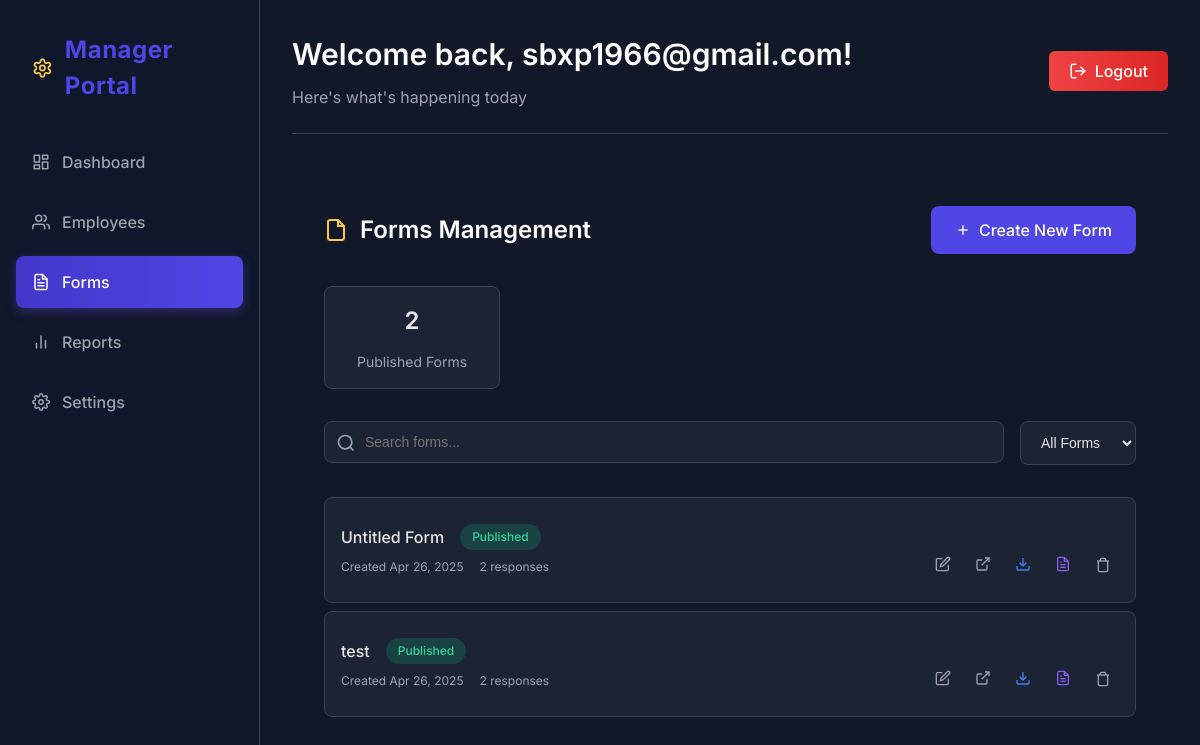
Before: /manager/forms/ (signed in) with the older database file.
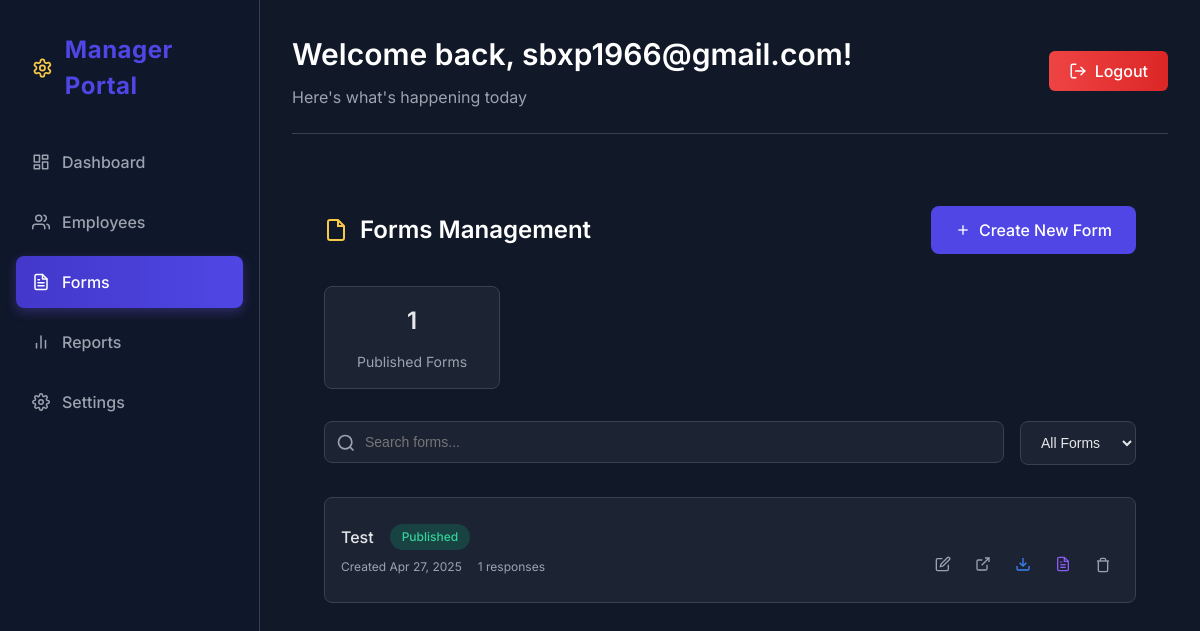
After: the same page with the newer database file.
### form_builder/models.py (models this page shows, shortened)
class Form(models.Model):
    title = models.CharField(max_length=200)
    description = models.TextField(blank=True)
    slug = models.SlugField(unique=True, blank=True)
    fields = models.TextField(default='[]')
    is_published = models.BooleanField(default=False)
    created_at = models.DateTimeField(auto_now_add=True)
    updated_at = models.DateTimeField(auto_now=True)
    class Meta:
        ordering = ['-created_at']

### managerdashboard/views.py (the view)
# urls.py: path('forms/', views.forms_list, name='forms_list'),
@login_required
@manager_required
def forms_list(request):
    if request.user.is_superuser:
        forms = Form.objects.all()
    else:
        forms = Form.objects.filter(creator=request.user)
    published_count = forms.filter(is_published=True).count()
    context = {
        'forms': forms,
        'published_count': published_count,
    }
    return render(request, 'managerdashboard/forms_list.html', context)

### templates/managerdashboard/forms_list.html (shortened to what the changed rows need)
{% extends 'managerdashboard/base.html' %}
{% load static %}
{% block dashboard_content %}
<div class="forms-container">
    <div class="page-header">
        <h2>
            <svg xmlns="http://www.w3.org/2000/svg" width="24" height="24" viewBox="0 0 24 24" fill="none" stroke="currentColor" stroke-width="2">
                <path d="M14 2H6a2 2 0 0 0-2 2v16a2 2 0 0 0 2 2h12a2 2 0 0 0 2-2V8z"></path>
                <polyline points="14 2 14 8 20 8"></polyline>
            </svg>
            Forms Management
        </h2>
    </div>
    <div class="forms-stats">
        <div class="stat-pill">
            <span class="stat-value">{{ published_count }}</span>
            <span class="stat-label">Published Forms</span>
        </div>
    </div>
    <div class="forms-list">
        {% for form in forms %}
        <div class="form-item" data-status="{% if form.is_published %}published{% else %}draft{% endif %}">
            <div class="form-item-main">
                <div class="form-info">
                    <h3 class="form-title">{{ form.title }}</h3>
                    <span class="status-badge status-{% if form.is_published %}published{% else %}draft{% endif %}">
                        {% if form.is_published %}Published{% else %}Draft{% endif %}
                    </span>
                </div>
                <div class="form-meta">
                    <span class="meta-item">Created {{ form.created_at|date:"M d, Y" }}</span>
                    <span class="meta-item">{{ form.submissions.count }} responses</span>
                </div>
            </div>
            <div class="form-actions">
                <a href="{% url 'managerdashboard:edit_form' form.slug %}" class="action-btn" title="Edit">
                    <svg xmlns="http://www.w3.org/2000/svg" width="16" height="16" viewBox="0 0 24 24" fill="none" stroke="currentColor" stroke-width="2">
                        <path d="M11 4H4a2 2 0 0 0-2 2v14a2 2 0 0 0 2 2h14a2 2 0 0 0 2-2v-7"></path>
                        <path d="M18.5 2.5a2.121 2.121 0 0 1 3 3L12 15l-4 1 1-4 9.5-9.5z"></path>
                    </svg>
                </a>
                {% if form.is_published %}
                <a href="{% url 'form_builder:view_form' form.slug %}" target="_blank" class="action-btn" title="View Live">
                    <svg xmlns="http://www.w3.org/2000/svg" width="16" height="16" viewBox="0 0 24 24" fill="none" stroke="currentColor" stroke-width="2">
                        <path d="M18 13v6a2 2 0 0 1-2 2H5a2 2 0 0 1-2-2V8a2 2 0 0 1 2-2h6"></path>
                        <polyline points="15 3 21 3 21 9"></polyline>
                        <line x1="10" y1="14" x2="21" y2="3"></line>
                    </svg>
                </a>
                <a href="{% url 'managerdashboard:export_form_submissions' form.slug %}" class="action-btn export-btn" title="Export Submissions">
                    <svg xmlns="http://www.w3.org/2000/svg" width="16" height="16" viewBox="0 0 24 24" fill="none" stroke="currentColor" stroke-width="2">
                        <path d="M21 15v4a2 2 0 0 1-2 2H5a2 2 0 0 1-2-2v-4"></path>
                        <polyline points="7 10 12 15 17 10"></polyline>
                        <line x1="12" y1="15" x2="12" y2="3"></line>
                    </svg>
                </a>
                <a href="{% url 'managerdashboard:form_submissions' form.slug %}" class="action-btn submissions-btn" title="View Submissions">
                </a>
                {% endif %}
                <button class="action-btn" onclick="confirmDelete('{% url 'managerdashboard:delete_form' form.slug %}')" title="Delete">
                    <svg xmlns="http://www.w3.org/2000/svg" width="16" height="16" viewBox="0 0 24 24" fill="none" stroke="currentColor" stroke-width="2">
                        <polyline points="3 6 5 6 21 6"></polyline>
                        <path d="M19 6v14a2 2 0 0 1-2 2H7a2 2 0 0 1-2-2V6m3 0V4a2 2 0 0 1 2-2h4a2 2 0 0 1 2 2v2"></path>
                    </svg>
                </button>
            </div>
        </div>
        {% endfor %}
    </div>
</div>
{% endblock %}

Changed rows visible on the page:
removed Form: title "Untitled Form", is_published "Published", created_at "Apr 26, 2025", submissions.count "2"
removed Form: title "test", is_published "Published", created_at "Apr 26, 2025", submissions.count "2"
added Form: title "Test", is_published "Published", created_at "Apr 27, 2025", submissions.count "1"
Other visible differences:
{{ published_count }}: "2" → "1"
